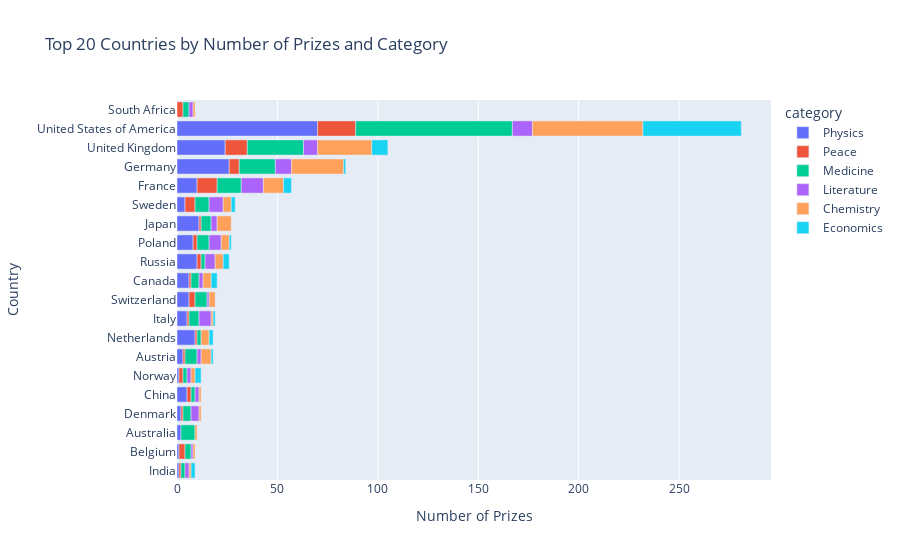

Source (notebook cell):
### Code cell
fig = px.bar(merged_df,
           x='cat_prize',
           y='birth_country_current',
           color='category',
           title='Top 20 Countries by Number of Prizes and Category',
           orientation='h')

fig.update_layout(xaxis_title='Number of Prizes', 
                            yaxis_title='Country')
fig.show()

### Figure 1 — Plotly figure (JSON) as saved in the notebook; plotly's stock layout.template omitted (floating-point values rounded to 4 significant figures)
{"data": [{"alignmentgroup": "True", "hovertemplate": "category=Physics<br>cat_prize=%{x}<br>birth_country_current=%{y}<extra></extra>", "legendgroup": "Physics", "marker": {"color": "#636efa", "pattern": {"shape": ""}}, "name": "Physics", "offsetgroup": "Physics", "orientation": "h", "showlegend": true, "textposition": "auto", "type": "bar", "x": [1, 1, 2, 2, 5, 1, 3, 9, 5, 6, 6, 10, 8, 11, 4, 10, 26, 24, 70], "xaxis": "x", "y": ["India", "Belgium", "Australia", "Denmark", "China", "Norway", "Austria", "Netherlands", "Italy", "Switzerland", "Canada", "Russia", "Poland", "Japan", "Sweden", "France", "Germany", "United Kingdom", "United States of America"], "yaxis": "y"}, {"alignmentgroup": "True", "hovertemplate": "category=Peace<br>cat_prize=%{x}<br>birth_country_current=%{y}<extra></extra>", "legendgroup": "Peace", "marker": {"color": "#EF553B", "pattern": {"shape": ""}}, "name": "Peace", "offsetgroup": "Peace", "orientation": "h", "showlegend": true, "textposition": "auto", "type": "bar", "x": [1, 3, 3, 1, 2, 2, 1, 1, 1, 3, 1, 2, 2, 1, 5, 10, 5, 11, 19], "xaxis": "x", "y": ["India", "South Africa", "Belgium", "Denmark", "Norway", "China", "Netherlands", "Austria", "Italy", "Switzerland", "Canada", "Russia", "Poland", "Japan", "Sweden", "France", "Germany", "United Kingdom", "United States of America"], "yaxis": "y"}, {"alignmentgroup": "True", "hovertemplate": "category=Medicine<br>cat_prize=%{x}<br>birth_country_current=%{y}<extra></extra>", "legendgroup": "Medicine", "marker": {"color": "#00cc96", "pattern": {"shape": ""}}, "name": "Medicine", "offsetgroup": "Medicine", "orientation": "h", "showlegend": true, "textposition": "auto", "type": "bar", "x": [3, 3, 2, 7, 4, 2, 2, 6, 2, 5, 6, 4, 2, 5, 6, 7, 12, 18, 28, 78], "xaxis": "x", "y": ["South Africa", "Belgium", "India", "Australia", "Denmark", "China", "Norway", "Austria", "Netherlands", "Italy", "Switzerland", "Canada", "Russia", "Japan", "Poland", "Sweden", "France", "Germany", "United Kingdom", "United States of America"], "yaxis": "y"}, {"alignmentgroup": "True", "hovertemplate": "category=Literature<br>cat_prize=%{x}<br>birth_country_current=%{y}<extra></extra>", "legendgroup": "Literature", "marker": {"color": "#ab63fa", "pattern": {"shape": ""}}, "name": "Literature", "offsetgroup": "Literature", "orientation": "h", "showlegend": true, "textposition": "auto", "type": "bar", "x": [2, 1, 2, 4, 2, 2, 2, 6, 1, 2, 5, 3, 6, 7, 11, 8, 7, 10], "xaxis": "x", "y": ["South Africa", "Belgium", "India", "Denmark", "China", "Norway", "Austria", "Italy", "Switzerland", "Canada", "Russia", "Japan", "Poland", "Sweden", "France", "Germany", "United Kingdom", "United States of America"], "yaxis": "y"}, {"alignmentgroup": "True", "hovertemplate": "category=Chemistry<br>cat_prize=%{x}<br>birth_country_current=%{y}<extra></extra>", "legendgroup": "Chemistry", "marker": {"color": "#FFA15A", "pattern": {"shape": ""}}, "name": "Chemistry", "offsetgroup": "Chemistry", "orientation": "h", "showlegend": true, "textposition": "auto", "type": "bar", "x": [1, 1, 1, 1, 1, 1, 2, 5, 4, 1, 3, 4, 4, 4, 7, 4, 10, 26, 27, 55], "xaxis": "x", "y": ["South Africa", "India", "Belgium", "Australia", "Denmark", "China", "Norway", "Austria", "Netherlands", "Italy", "Switzerland", "Canada", "Russia", "Poland", "Japan", "Sweden", "France", "Germany", "United Kingdom", "United States of America"], "yaxis": "y"}, {"alignmentgroup": "True", "hovertemplate": "category=Economics<br>cat_prize=%{x}<br>birth_country_current=%{y}<extra></extra>", "legendgroup": "Economics", "marker": {"color": "#19d3f3", "pattern": {"shape": ""}}, "name": "Economics", "offsetgroup": "Economics", "orientation": "h", "showlegend": true, "textposition": "auto", "type": "bar", "x": [2, 3, 1, 2, 1, 3, 3, 1, 2, 4, 1, 8, 49], "xaxis": "x", "y": ["India", "Norway", "Austria", "Netherlands", "Italy", "Canada", "Russia", "Poland", "Sweden", "France", "Germany", "United Kingdom", "United States of America"], "yaxis": "y"}], "layout": {"barmode": "relative", "legend": {"title": {"text": "category"}, "tracegroupgap": 0}, "title": {"text": "Top 20 Countries by Number of Prizes and Category"}, "xaxis": {"anchor": "y", "domain": [0, 1], "title": {"text": "Number of Prizes"}}, "yaxis": {"anchor": "x", "domain": [0, 1], "title": {"text": "Country"}}}}
